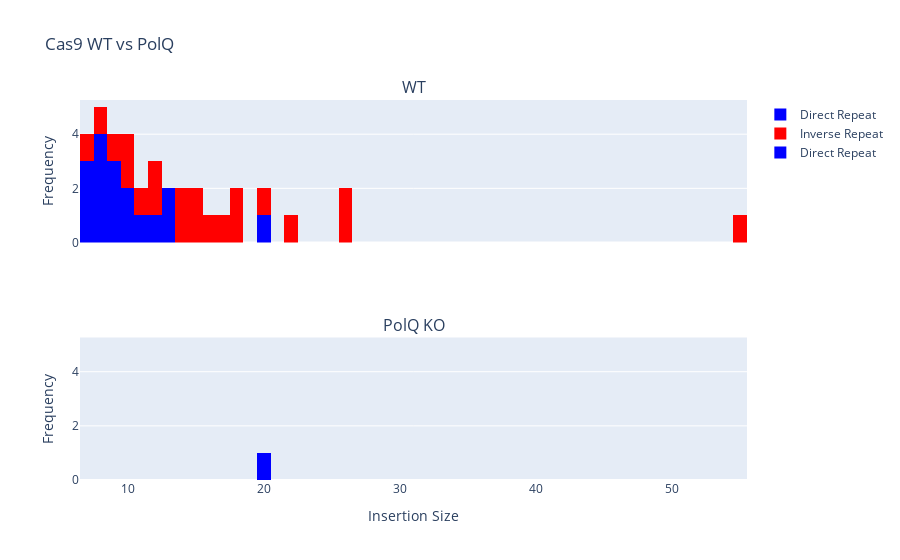

The code cell stored with this chart in its notebook:
### Code cell
import plotly.graph_objects as go

import numpy as np

plus = pd.read_csv("endseq/g2s01_insertions_plus.csv",delimiter='\t',header=None)
minus = pd.read_csv("endseq/g2s01_insertions_minus.csv",delimiter='\t',header=None)


from plotly.subplots import make_subplots

polqplus = pd.read_csv("endseq/g2s04_insertions_plus.csv",delimiter='\t',header=None)

fig = make_subplots(rows=2, cols=1, shared_xaxes=True, shared_yaxes=True, subplot_titles=("WT", "PolQ KO"))

fig.add_trace(go.Histogram(x=plus[3].values,nbinsx=50,bingroup=1,name="Direct Repeat",marker=dict(color='blue')), 1, 1)
fig.add_trace(go.Histogram(x=minus[3].values,nbinsx=50,bingroup=1,name="Inverse Repeat",marker=dict(color='red')), 1, 1)
fig.add_trace(go.Histogram(x=polqplus[3].values,nbinsx=50,bingroup=1,name="Direct Repeat",marker=dict(color='blue')), 2, 1)

# The two histograms are drawn on top of another
fig.update_layout(barmode='stack',title_text="Cas9 WT vs PolQ")

fig.update_xaxes(title_text="Insertion Size", row=2, col=1)

fig.update_yaxes(title_text="Frequency", row=1, col=1)
fig.update_yaxes(title_text="Frequency", row=2, col=1)

fig.update_layout(
    {
        "yaxis": {"matches": None},
        "yaxis2": {"matches": "y", "showticklabels": True},
    }
)
fig.show()

### Figure 1 — Plotly figure (JSON) as saved in the notebook; plotly's stock layout.template omitted (floating-point values rounded to 4 significant figures)
{"data": [{"bingroup": "1", "marker": {"color": "blue"}, "name": "Direct Repeat", "nbinsx": 50, "type": "histogram", "x": [7, 10, 10, 13, 7, 7, 11, 8, 9, 8, 20, 9, 8, 8, 9, 12, 13], "xaxis": "x", "yaxis": "y"}, {"bingroup": "1", "marker": {"color": "red"}, "name": "Inverse Repeat", "nbinsx": 50, "type": "histogram", "x": [18, 55, 20, 14, 11, 7, 15, 16, 17, 26, 8, 22, 10, 18, 12, 26, 12, 14, 9, 15, 10], "xaxis": "x", "yaxis": "y"}, {"bingroup": "1", "marker": {"color": "blue"}, "name": "Direct Repeat", "nbinsx": 50, "type": "histogram", "x": [20], "xaxis": "x2", "yaxis": "y2"}], "layout": {"annotations": [{"font": {"size": 16}, "showarrow": false, "text": "WT", "x": 0.5, "xanchor": "center", "xref": "paper", "y": 1, "yanchor": "bottom", "yref": "paper"}, {"font": {"size": 16}, "showarrow": false, "text": "PolQ KO", "x": 0.5, "xanchor": "center", "xref": "paper", "y": 0.375, "yanchor": "bottom", "yref": "paper"}], "autosize": true, "barmode": "stack", "title": {"text": "Cas9 WT vs PolQ"}, "xaxis": {"anchor": "y", "autorange": true, "domain": [0, 1], "matches": "x2", "range": [6.5, 55.5], "showticklabels": false, "type": "linear"}, "xaxis2": {"anchor": "y2", "autorange": true, "domain": [0, 1], "range": [6.5, 55.5], "title": {"text": "Insertion Size"}, "type": "linear"}, "yaxis": {"anchor": "x", "autorange": true, "domain": [0.625, 1], "range": [0, 5.263], "title": {"text": "Frequency"}}, "yaxis2": {"anchor": "x2", "autorange": true, "domain": [0, 0.375], "matches": "y", "range": [0, 5.263], "showticklabels": true, "title": {"text": "Frequency"}}}}
